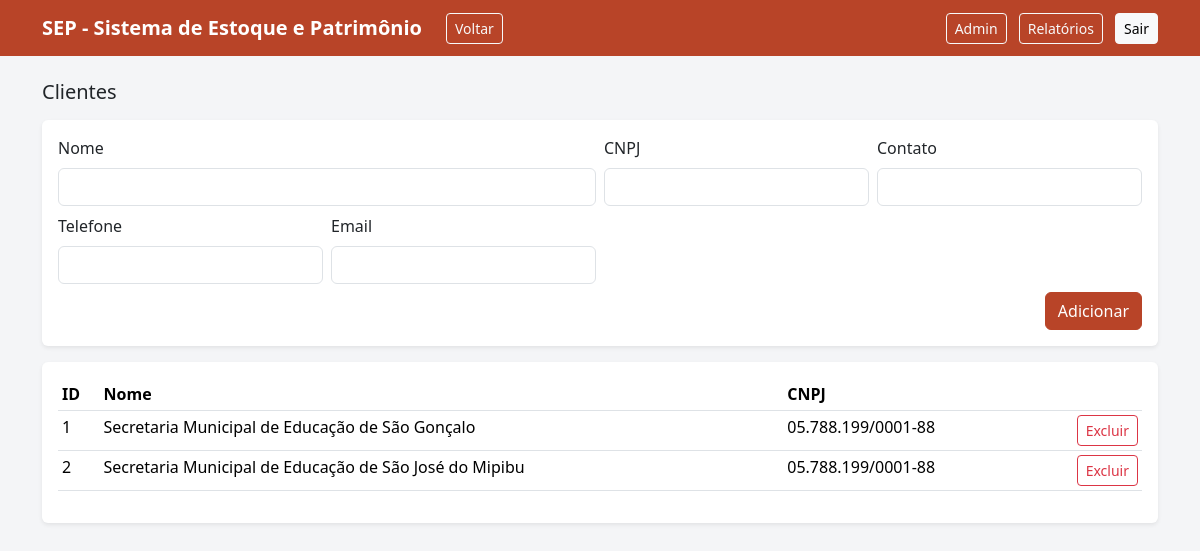
Page /admin/clientes (signed in) on the committed database.
### models.py (models this page shows)
class Cliente(db.Model):
    __tablename__ = "cliente"
    id = db.Column(db.Integer, primary_key=True)
    nome = db.Column(db.String(180), nullable=False)
    cnpj = db.Column(db.String(20), nullable=True)
    contato = db.Column(db.String(120), nullable=True)
    telefone = db.Column(db.String(40), nullable=True)
    email = db.Column(db.String(120), nullable=True)

### app.py (the view, shortened to what this page needs)
    @app.route("/admin/clientes", methods=["GET", "POST"])
    @admin_required
    def admin_clientes():
        clientes = Cliente.query.order_by(Cliente.nome).all()
        return render_template("admin_clientes.html", clientes=clientes)

### templates/admin_clientes.html
{% extends "base.html" %}
{% block content %}
<h1 class="h5 mb-3">Clientes</h1>
<div class="card shadow-sm mb-3">
  <div class="card-body">
    <form method="post" class="row g-2">
      <div class="col-md-6">
        <label class="form-label">Nome</label>
        <input class="form-control" name="nome" required>
      </div>
      <div class="col-md-3">
        <label class="form-label">CNPJ</label>
        <input class="form-control" name="cnpj">
      </div>
      <div class="col-md-3">
        <label class="form-label">Contato</label>
        <input class="form-control" name="contato">
      </div>
      <div class="col-md-3">
        <label class="form-label">Telefone</label>
        <input class="form-control" name="telefone">
      </div>
      <div class="col-md-3">
        <label class="form-label">Email</label>
        <input class="form-control" name="email">
      </div>
      <div class="col-12 d-grid d-md-flex justify-content-end">
        <button class="btn btn-primary">Adicionar</button>
      </div>
    </form>
  </div>
</div>
<div class="card shadow-sm">
  <div class="card-body">
    <table class="table table-sm">
      <thead><tr><th>ID</th><th>Nome</th><th>CNPJ</th><th></th></tr></thead>
      <tbody>
        {% for c in clientes %}
          <tr><td>{{ c.id }}</td><td>{{ c.nome }}</td><td>{{ c.cnpj or '-' }}</td><td class='text-end'><form method='post' action='{{ url_for("admin_cliente_delete", cliente_id=c.id) }}' class='d-inline' onsubmit='return confirm("Excluir este cliente?");'><button class='btn btn-sm btn-outline-danger'>Excluir</button></form></td></tr>
        {% endfor %}
      </tbody>
    </table>
  </div>
</div>
{% endblock %}

### templates/base.html (style rules this page uses)
:root { --sep-primary:#B84428; --sep-secondary:#5B91C6; --sep-accent:#E2B353; --sep-bg:#f4f5f7; --sep-dark:#1f2937; }
body { background: var(--sep-bg); }
.btn-primary { background: var(--sep-primary); border-color: var(--sep-primary); }
.card { border: none; }

### rows in the picture
Cliente: id "1", nome "Secretaria Municipal de Educação de São Gonçalo", cnpj "05.788.199/0001-88"
Cliente: id "2", nome "Secretaria Municipal de Educação de São José do Mipibu", cnpj "05.788.199/0001-88"

### other values in the picture
{{ app_title or "SEP" }} "SEP - Sistema de Estoque e Patrimônio"
